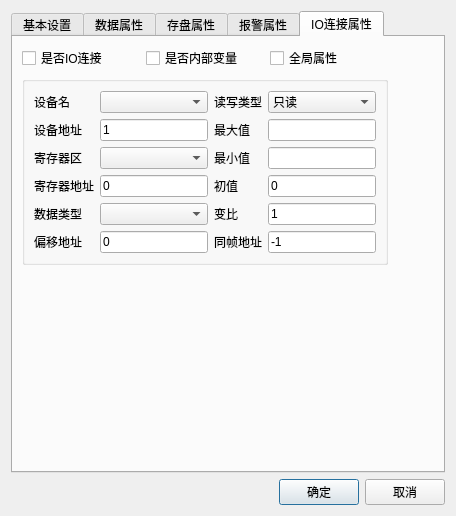
<?xml version="1.0" encoding="UTF-8"?>
<ui version="4.0">
 <class>VariableEditDialog</class>
 <widget class="QDialog" name="VariableEditDialog">
  <property name="geometry">
   <rect>
    <x>0</x>
    <y>0</y>
    <width>465</width>
    <height>466</height>
   </rect>
  </property>
  <property name="windowTitle">
   <string>批量增加变量</string>
  </property>
  <layout class="QVBoxLayout" name="VariableEditDialogLayout">
   <property name="sizeConstraint">
    <enum>QLayout::SetFixedSize</enum>
   </property>
   <item>
    <widget class="QTabWidget" name="tabWidget">
     <property name="currentIndex">
      <number>4</number>
     </property>
     <widget class="QWidget" name="tabBase">
      <attribute name="title">
       <string>基本设置</string>
      </attribute>
      <layout class="QVBoxLayout" name="tabBaseLayout">
       <property name="sizeConstraint">
        <enum>QLayout::SetFixedSize</enum>
       </property>
       <item>
        <widget class="QGroupBox" name="groupBox">
         <property name="minimumSize">
          <size>
           <width>200</width>
           <height>200</height>
          </size>
         </property>
         <property name="title">
          <string>批量增加变量</string>
         </property>
         <layout class="QGridLayout" name="gridLayout_2">
          <property name="sizeConstraint">
           <enum>QLayout::SetFixedSize</enum>
          </property>
          <item row="6" column="0">
           <widget class="QLabel" name="label_4">
            <property name="text">
             <string>单位</string>
            </property>
           </widget>
          </item>
          <item row="6" column="1">
           <widget class="QLineEdit" name="editUnit">
            <property name="text">
             <string>mA</string>
            </property>
           </widget>
          </item>
          <item row="3" column="1">
           <widget class="QLineEdit" name="editBatchNum">
            <property name="text">
             <string>1</string>
            </property>
           </widget>
          </item>
          <item row="3" column="0">
           <widget class="QLabel" name="label_3">
            <property name="text">
             <string>连续个数</string>
            </property>
           </widget>
          </item>
          <item row="2" column="0">
           <widget class="QLabel" name="label">
            <property name="text">
             <string>数据类型</string>
            </property>
           </widget>
          </item>
          <item row="4" column="0">
           <widget class="QLabel" name="label_7">
            <property name="text">
             <string>变量名</string>
            </property>
           </widget>
          </item>
          <item row="5" column="0">
           <widget class="QLabel" name="label_8">
            <property name="text">
             <string>描述</string>
            </property>
           </widget>
          </item>
          <item row="2" column="1">
           <widget class="QComboBox" name="cboDataType">
            <item>
             <property name="text">
              <string>模拟量</string>
             </property>
            </item>
            <item>
             <property name="text">
              <string>数字量</string>
             </property>
            </item>
           </widget>
          </item>
          <item row="3" column="3">
           <widget class="QLabel" name="label_17">
            <property name="text">
             <string>寄存器间隔</string>
            </property>
           </widget>
          </item>
          <item row="3" column="4">
           <widget class="QLineEdit" name="editRegisterSpace">
            <property name="text">
             <string>1</string>
            </property>
           </widget>
          </item>
          <item row="5" column="1" colspan="4">
           <widget class="QLineEdit" name="editDescription">
            <property name="text">
             <string>描述</string>
            </property>
           </widget>
          </item>
          <item row="4" column="1">
           <widget class="QLineEdit" name="editVariableName">
            <property name="text">
             <string>var</string>
            </property>
           </widget>
          </item>
          <item row="3" column="2">
           <spacer name="horizontalSpacer_4">
            <property name="orientation">
             <enum>Qt::Horizontal</enum>
            </property>
            <property name="sizeHint" stdset="0">
             <size>
              <width>40</width>
              <height>20</height>
             </size>
            </property>
           </spacer>
          </item>
         </layout>
        </widget>
       </item>
      </layout>
     </widget>
     <widget class="QWidget" name="tabDataAttribute">
      <attribute name="title">
       <string>数据属性</string>
      </attribute>
      <layout class="QVBoxLayout" name="tabDataAttributeLayout">
       <property name="sizeConstraint">
        <enum>QLayout::SetFixedSize</enum>
       </property>
       <item>
        <widget class="QGroupBox" name="groupBox_2">
         <property name="title">
          <string/>
         </property>
         <layout class="QGridLayout" name="gridLayout">
          <property name="sizeConstraint">
           <enum>QLayout::SetFixedSize</enum>
          </property>
          <item row="1" column="1">
           <widget class="QLineEdit" name="editMaxValue"/>
          </item>
          <item row="1" column="0">
           <widget class="QLabel" name="label_2">
            <property name="text">
             <string>最大值</string>
            </property>
           </widget>
          </item>
          <item row="0" column="0">
           <widget class="QLabel" name="label_5">
            <property name="text">
             <string>读写属性</string>
            </property>
           </widget>
          </item>
          <item row="2" column="0">
           <widget class="QLabel" name="label_6">
            <property name="text">
             <string>初始值</string>
            </property>
           </widget>
          </item>
          <item row="0" column="1">
           <widget class="QComboBox" name="cboAttribute">
            <item>
             <property name="text">
              <string>只读</string>
             </property>
            </item>
            <item>
             <property name="text">
              <string>只写</string>
             </property>
            </item>
            <item>
             <property name="text">
              <string>读写</string>
             </property>
            </item>
           </widget>
          </item>
          <item row="2" column="1">
           <widget class="QLineEdit" name="editInitialValue">
            <property name="text">
             <string>0</string>
            </property>
           </widget>
          </item>
          <item row="2" column="2">
           <widget class="QLabel" name="label_10">
            <property name="text">
             <string>变比</string>
            </property>
           </widget>
          </item>
          <item row="1" column="2">
           <widget class="QLabel" name="label_9">
            <property name="text">
             <string>最小值</string>
            </property>
           </widget>
          </item>
          <item row="1" column="3">
           <widget class="QLineEdit" name="editMinValue"/>
          </item>
          <item row="2" column="3">
           <widget class="QLineEdit" name="editScaleValue">
            <property name="text">
             <string>1</string>
            </property>
           </widget>
          </item>
         </layout>
        </widget>
       </item>
      </layout>
     </widget>
     <widget class="QWidget" name="tabSaveDisk">
      <attribute name="title">
       <string>存盘属性</string>
      </attribute>
      <layout class="QVBoxLayout" name="tabSaveDiskLayout">
       <property name="sizeConstraint">
        <enum>QLayout::SetDefaultConstraint</enum>
       </property>
       <item>
        <layout class="QHBoxLayout" name="horizontalLayout">
         <item>
          <widget class="QCheckBox" name="checkIsSaveDisk">
           <property name="text">
            <string>是否存盘</string>
           </property>
          </widget>
         </item>
         <item>
          <widget class="QCheckBox" name="checkIsGroupSaveDisk">
           <property name="text">
            <string>是否按组存盘</string>
           </property>
          </widget>
         </item>
        </layout>
       </item>
       <item>
        <widget class="QGroupBox" name="groupBox_3">
         <property name="title">
          <string/>
         </property>
         <layout class="QGridLayout" name="gridLayout_3">
          <item row="0" column="1">
           <widget class="QComboBox" name="cboSaveMode">
            <item>
             <property name="text">
              <string>变位存盘</string>
             </property>
            </item>
            <item>
             <property name="text">
              <string>周期存盘</string>
             </property>
            </item>
            <item>
             <property name="text">
              <string>整点存盘</string>
             </property>
            </item>
           </widget>
          </item>
          <item row="1" column="1">
           <widget class="QLineEdit" name="editSaveTime">
            <property name="text">
             <string>10</string>
            </property>
           </widget>
          </item>
          <item row="1" column="0">
           <widget class="QLabel" name="label_12">
            <property name="text">
             <string>存盘时间</string>
            </property>
           </widget>
          </item>
          <item row="0" column="0">
           <widget class="QLabel" name="label_11">
            <property name="text">
             <string>存盘方式</string>
            </property>
           </widget>
          </item>
          <item row="0" column="2">
           <spacer name="horizontalSpacer_2">
            <property name="orientation">
             <enum>Qt::Horizontal</enum>
            </property>
            <property name="sizeHint" stdset="0">
             <size>
              <width>40</width>
              <height>20</height>
             </size>
            </property>
           </spacer>
          </item>
         </layout>
        </widget>
       </item>
       <item>
        <widget class="QCheckBox" name="checkIsDataCkeckSaveDisk">
         <property name="text">
          <string>是否判断存盘数据范围</string>
         </property>
        </widget>
       </item>
       <item>
        <widget class="QGroupBox" name="groupBox_4">
         <property name="title">
          <string/>
         </property>
         <layout class="QGridLayout" name="gridLayout_4">
          <item row="1" column="1">
           <widget class="QLineEdit" name="editHighLimit">
            <property name="text">
             <string>0</string>
            </property>
           </widget>
          </item>
          <item row="2" column="0">
           <widget class="QLabel" name="label_14">
            <property name="text">
             <string>下限</string>
            </property>
           </widget>
          </item>
          <item row="2" column="1">
           <widget class="QLineEdit" name="editLowLimit">
            <property name="text">
             <string>0</string>
            </property>
           </widget>
          </item>
          <item row="1" column="0">
           <widget class="QLabel" name="label_13">
            <property name="text">
             <string>上限</string>
            </property>
           </widget>
          </item>
          <item row="1" column="2">
           <spacer name="horizontalSpacer_3">
            <property name="orientation">
             <enum>Qt::Horizontal</enum>
            </property>
            <property name="sizeHint" stdset="0">
             <size>
              <width>40</width>
              <height>20</height>
             </size>
            </property>
           </spacer>
          </item>
         </layout>
        </widget>
       </item>
      </layout>
     </widget>
     <widget class="QWidget" name="tabAlarm">
      <attribute name="title">
       <string>报警属性</string>
      </attribute>
      <layout class="QVBoxLayout" name="tabAlarmLayout">
       <property name="sizeConstraint">
        <enum>QLayout::SetFixedSize</enum>
       </property>
       <item>
        <widget class="QCheckBox" name="checkIsAlarm">
         <property name="text">
          <string>是否报警</string>
         </property>
        </widget>
       </item>
       <item>
        <widget class="QGroupBox" name="groupBoxDI">
         <property name="title">
          <string/>
         </property>
         <layout class="QGridLayout" name="gridLayout_5">
          <property name="sizeConstraint">
           <enum>QLayout::SetFixedSize</enum>
          </property>
          <item row="2" column="0">
           <widget class="QLabel" name="label_18">
            <property name="text">
             <string>正常态</string>
            </property>
           </widget>
          </item>
          <item row="3" column="0">
           <widget class="QLabel" name="label_19">
            <property name="text">
             <string>报警级别</string>
            </property>
           </widget>
          </item>
          <item row="1" column="0">
           <widget class="QLabel" name="label_16">
            <property name="text">
             <string>0值显示</string>
            </property>
           </widget>
          </item>
          <item row="0" column="1">
           <widget class="QComboBox" name="cboAlarmMode">
            <item>
             <property name="text">
              <string>异常告警</string>
             </property>
            </item>
            <item>
             <property name="text">
              <string>变位告警</string>
             </property>
            </item>
            <item>
             <property name="text">
              <string>正变位告警</string>
             </property>
            </item>
            <item>
             <property name="text">
              <string>负变位告警</string>
             </property>
            </item>
           </widget>
          </item>
          <item row="2" column="2">
           <widget class="QLabel" name="label_22">
            <property name="text">
             <string>1值条件</string>
            </property>
           </widget>
          </item>
          <item row="2" column="1">
           <widget class="QLineEdit" name="editNormalValue">
            <property name="text">
             <string>1</string>
            </property>
           </widget>
          </item>
          <item row="0" column="2">
           <widget class="QLabel" name="label_20">
            <property name="text">
             <string>告警描述</string>
            </property>
           </widget>
          </item>
          <item row="1" column="1">
           <widget class="QLineEdit" name="editFalseShow">
            <property name="text">
             <string>正常</string>
            </property>
           </widget>
          </item>
          <item row="1" column="2">
           <widget class="QLabel" name="label_21">
            <property name="text">
             <string>1值显示</string>
            </property>
           </widget>
          </item>
          <item row="3" column="1">
           <widget class="QLineEdit" name="editAlarmLevel">
            <property name="text">
             <string>0</string>
            </property>
           </widget>
          </item>
          <item row="0" column="0">
           <widget class="QLabel" name="label_15">
            <property name="text">
             <string>告警模式</string>
            </property>
           </widget>
          </item>
          <item row="2" column="3">
           <widget class="QLineEdit" name="editTrueValue">
            <property name="text">
             <string>1</string>
            </property>
           </widget>
          </item>
          <item row="3" column="3">
           <widget class="QComboBox" name="cboAlarmAttribute">
            <item>
             <property name="text">
              <string>显示并存盘</string>
             </property>
            </item>
            <item>
             <property name="text">
              <string>仅显示</string>
             </property>
            </item>
            <item>
             <property name="text">
              <string>仅存盘</string>
             </property>
            </item>
           </widget>
          </item>
          <item row="1" column="3">
           <widget class="QLineEdit" name="editTrueShow">
            <property name="text">
             <string>故障</string>
            </property>
           </widget>
          </item>
          <item row="3" column="2">
           <widget class="QLabel" name="label_23">
            <property name="text">
             <string>告警属性</string>
            </property>
           </widget>
          </item>
          <item row="0" column="3">
           <widget class="QLineEdit" name="editAlarmDescription">
            <property name="text">
             <string>故障</string>
            </property>
           </widget>
          </item>
         </layout>
        </widget>
       </item>
       <item>
        <widget class="QGroupBox" name="groupBoxAI">
         <property name="title">
          <string/>
         </property>
         <layout class="QGridLayout" name="gridLayout_6">
          <property name="sizeConstraint">
           <enum>QLayout::SetFixedSize</enum>
          </property>
          <item row="1" column="0">
           <widget class="QLabel" name="label_25">
            <property name="text">
             <string>上限</string>
            </property>
           </widget>
          </item>
          <item row="0" column="2">
           <widget class="QLabel" name="label_32">
            <property name="text">
             <string>告警属性</string>
            </property>
           </widget>
          </item>
          <item row="2" column="2">
           <widget class="QLabel" name="label_34">
            <property name="text">
             <string>上上限值</string>
            </property>
           </widget>
          </item>
          <item row="4" column="0">
           <widget class="QLabel" name="label_28">
            <property name="text">
             <string>下下限</string>
            </property>
           </widget>
          </item>
          <item row="3" column="1">
           <widget class="QLineEdit" name="editAlarmLShow">
            <property name="text">
             <string>越下限</string>
            </property>
           </widget>
          </item>
          <item row="1" column="2">
           <widget class="QLabel" name="label_33">
            <property name="text">
             <string>上限值</string>
            </property>
           </widget>
          </item>
          <item row="7" column="1">
           <widget class="QLineEdit" name="editAlarmFixValue">
            <property name="text">
             <string>1000</string>
            </property>
           </widget>
          </item>
          <item row="5" column="1">
           <widget class="QLineEdit" name="editAlarmPOffsetShow">
            <property name="text">
             <string>正偏移告警</string>
            </property>
           </widget>
          </item>
          <item row="2" column="1">
           <widget class="QLineEdit" name="editAlarmHHShow">
            <property name="text">
             <string>越上上限</string>
            </property>
           </widget>
          </item>
          <item row="3" column="0">
           <widget class="QLabel" name="label_27">
            <property name="text">
             <string>下限</string>
            </property>
           </widget>
          </item>
          <item row="6" column="0">
           <widget class="QLabel" name="label_30">
            <property name="text">
             <string>负偏</string>
            </property>
           </widget>
          </item>
          <item row="4" column="1">
           <widget class="QLineEdit" name="editAlarmLLShow">
            <property name="text">
             <string>越下下限</string>
            </property>
           </widget>
          </item>
          <item row="3" column="2">
           <widget class="QLabel" name="label_35">
            <property name="text">
             <string>下限值</string>
            </property>
           </widget>
          </item>
          <item row="7" column="0">
           <widget class="QLabel" name="label_31">
            <property name="text">
             <string>额定值</string>
            </property>
           </widget>
          </item>
          <item row="2" column="0">
           <widget class="QLabel" name="label_26">
            <property name="text">
             <string>上上限</string>
            </property>
           </widget>
          </item>
          <item row="5" column="0">
           <widget class="QLabel" name="label_29">
            <property name="text">
             <string>正偏</string>
            </property>
           </widget>
          </item>
          <item row="4" column="2">
           <widget class="QLabel" name="label_36">
            <property name="text">
             <string>下下限值</string>
            </property>
           </widget>
          </item>
          <item row="0" column="0">
           <widget class="QLabel" name="label_24">
            <property name="text">
             <string>告警模式</string>
            </property>
           </widget>
          </item>
          <item row="6" column="2">
           <widget class="QLabel" name="label_38">
            <property name="text">
             <string>负偏值</string>
            </property>
           </widget>
          </item>
          <item row="5" column="2">
           <widget class="QLabel" name="label_37">
            <property name="text">
             <string>正偏值</string>
            </property>
           </widget>
          </item>
          <item row="6" column="1">
           <widget class="QLineEdit" name="editAlarmNOffsetShow">
            <property name="text">
             <string>负偏移告警</string>
            </property>
           </widget>
          </item>
          <item row="0" column="1">
           <widget class="QComboBox" name="cboAIAlarmMode">
            <item>
             <property name="text">
              <string>越线告警</string>
             </property>
            </item>
            <item>
             <property name="text">
              <string>偏移告警</string>
             </property>
            </item>
            <item>
             <property name="text">
              <string>越上限告警</string>
             </property>
            </item>
            <item>
             <property name="text">
              <string>越上上限告警</string>
             </property>
            </item>
            <item>
             <property name="text">
              <string>越下限告警</string>
             </property>
            </item>
            <item>
             <property name="text">
              <string>越下下限告警</string>
             </property>
            </item>
            <item>
             <property name="text">
              <string>正偏移告警</string>
             </property>
            </item>
            <item>
             <property name="text">
              <string>负偏移告警</string>
             </property>
            </item>
            <item>
             <property name="text">
              <string>固定值告警</string>
             </property>
            </item>
           </widget>
          </item>
          <item row="1" column="1">
           <widget class="QLineEdit" name="editAlarmHShow">
            <property name="text">
             <string>越上限</string>
            </property>
           </widget>
          </item>
          <item row="7" column="2">
           <widget class="QLabel" name="label_39">
            <property name="text">
             <string>报警级别</string>
            </property>
           </widget>
          </item>
          <item row="0" column="3">
           <widget class="QComboBox" name="cboAIAlarmAttribute">
            <item>
             <property name="text">
              <string>显示并存盘</string>
             </property>
            </item>
            <item>
             <property name="text">
              <string>仅显示</string>
             </property>
            </item>
            <item>
             <property name="text">
              <string>仅存盘</string>
             </property>
            </item>
           </widget>
          </item>
          <item row="1" column="3">
           <widget class="QLineEdit" name="editAlarmHValue">
            <property name="text">
             <string>1000</string>
            </property>
           </widget>
          </item>
          <item row="2" column="3">
           <widget class="QLineEdit" name="editAlarmHHValue">
            <property name="text">
             <string>10000</string>
            </property>
           </widget>
          </item>
          <item row="3" column="3">
           <widget class="QLineEdit" name="editAlarmLValue">
            <property name="text">
             <string>-1000</string>
            </property>
           </widget>
          </item>
          <item row="4" column="3">
           <widget class="QLineEdit" name="editAlarmLLValue">
            <property name="text">
             <string>-10000</string>
            </property>
           </widget>
          </item>
          <item row="5" column="3">
           <widget class="QLineEdit" name="editAlarmPOffsetValue">
            <property name="text">
             <string>100</string>
            </property>
           </widget>
          </item>
          <item row="6" column="3">
           <widget class="QLineEdit" name="editAlarmNOffsetValue">
            <property name="text">
             <string>100</string>
            </property>
           </widget>
          </item>
          <item row="7" column="3">
           <widget class="QLineEdit" name="editAIAlarmLevel">
            <property name="text">
             <string>0</string>
            </property>
           </widget>
          </item>
         </layout>
        </widget>
       </item>
      </layout>
     </widget>
     <widget class="QWidget" name="tabIOConnect">
      <attribute name="title">
       <string>IO连接属性</string>
      </attribute>
      <layout class="QVBoxLayout" name="tabIOConnectLayout">
       <property name="sizeConstraint">
        <enum>QLayout::SetFixedSize</enum>
       </property>
       <item>
        <layout class="QHBoxLayout" name="horizontalLayout_2">
         <property name="sizeConstraint">
          <enum>QLayout::SetFixedSize</enum>
         </property>
         <item>
          <widget class="QCheckBox" name="chkIsIOConnect">
           <property name="text">
            <string>是否IO连接</string>
           </property>
          </widget>
         </item>
         <item>
          <widget class="QCheckBox" name="chkIsSelfVariable">
           <property name="text">
            <string>是否内部变量</string>
           </property>
          </widget>
         </item>
         <item>
          <widget class="QCheckBox" name="chkGlobal">
           <property name="text">
            <string>全局属性</string>
           </property>
          </widget>
         </item>
        </layout>
       </item>
       <item>
        <widget class="QGroupBox" name="groupBox_5">
         <property name="title">
          <string/>
         </property>
         <layout class="QGridLayout" name="gridLayout_7">
          <property name="sizeConstraint">
           <enum>QLayout::SetFixedSize</enum>
          </property>
          <item row="0" column="0">
           <widget class="QLabel" name="label_40">
            <property name="text">
             <string>设备名</string>
            </property>
           </widget>
          </item>
          <item row="0" column="1">
           <widget class="QComboBox" name="cboDeviceName"/>
          </item>
          <item row="0" column="3">
           <widget class="QComboBox" name="cboTypeReadWrite">
            <item>
             <property name="text">
              <string>只读</string>
             </property>
            </item>
            <item>
             <property name="text">
              <string>只写</string>
             </property>
            </item>
            <item>
             <property name="text">
              <string>读写</string>
             </property>
            </item>
           </widget>
          </item>
          <item row="3" column="1">
           <widget class="QLineEdit" name="editRegisterAddress">
            <property name="text">
             <string>0</string>
            </property>
           </widget>
          </item>
          <item row="0" column="2">
           <widget class="QLabel" name="label_41">
            <property name="text">
             <string>读写类型</string>
            </property>
           </widget>
          </item>
          <item row="1" column="0">
           <widget class="QLabel" name="label_42">
            <property name="text">
             <string>设备地址</string>
            </property>
           </widget>
          </item>
          <item row="1" column="1">
           <widget class="QLineEdit" name="editDeviceAddress">
            <property name="text">
             <string>1</string>
            </property>
           </widget>
          </item>
          <item row="1" column="2">
           <widget class="QLabel" name="label_43">
            <property name="text">
             <string>最大值</string>
            </property>
           </widget>
          </item>
          <item row="1" column="3">
           <widget class="QLineEdit" name="editIOMaxValue"/>
          </item>
          <item row="2" column="0">
           <widget class="QLabel" name="label_44">
            <property name="text">
             <string>寄存器区</string>
            </property>
           </widget>
          </item>
          <item row="2" column="1">
           <widget class="QComboBox" name="cboRegisterSection"/>
          </item>
          <item row="2" column="2">
           <widget class="QLabel" name="label_45">
            <property name="text">
             <string>最小值</string>
            </property>
           </widget>
          </item>
          <item row="2" column="3">
           <widget class="QLineEdit" name="editIOMinValue"/>
          </item>
          <item row="3" column="0">
           <widget class="QLabel" name="label_46">
            <property name="text">
             <string>寄存器地址</string>
            </property>
           </widget>
          </item>
          <item row="3" column="2">
           <widget class="QLabel" name="label_47">
            <property name="text">
             <string>初值</string>
            </property>
           </widget>
          </item>
          <item row="3" column="3">
           <widget class="QLineEdit" name="editIOInitValue">
            <property name="text">
             <string>0</string>
            </property>
           </widget>
          </item>
          <item row="4" column="0">
           <widget class="QLabel" name="label_48">
            <property name="text">
             <string>数据类型</string>
            </property>
           </widget>
          </item>
          <item row="4" column="1">
           <widget class="QComboBox" name="cboIODataType"/>
          </item>
          <item row="4" column="2">
           <widget class="QLabel" name="label_49">
            <property name="text">
             <string>变比</string>
            </property>
           </widget>
          </item>
          <item row="4" column="3">
           <widget class="QLineEdit" name="editIOScale">
            <property name="text">
             <string>1</string>
            </property>
           </widget>
          </item>
          <item row="5" column="0">
           <widget class="QLabel" name="label_50">
            <property name="text">
             <string>偏移地址</string>
            </property>
           </widget>
          </item>
          <item row="5" column="1">
           <widget class="QLineEdit" name="editAddressOffset">
            <property name="text">
             <string>0</string>
            </property>
           </widget>
          </item>
          <item row="5" column="2">
           <widget class="QLabel" name="label_51">
            <property name="text">
             <string>同帧地址</string>
            </property>
           </widget>
          </item>
          <item row="5" column="3">
           <widget class="QLineEdit" name="editAddressInFrame">
            <property name="text">
             <string>-1</string>
            </property>
           </widget>
          </item>
         </layout>
        </widget>
       </item>
      </layout>
     </widget>
    </widget>
   </item>
   <item>
    <layout class="QHBoxLayout" name="horizontalLayout_7">
     <item>
      <spacer name="horizontalSpacer">
       <property name="orientation">
        <enum>Qt::Horizontal</enum>
       </property>
       <property name="sizeHint" stdset="0">
        <size>
         <width>40</width>
         <height>20</height>
        </size>
       </property>
      </spacer>
     </item>
     <item>
      <widget class="QPushButton" name="btnOk">
       <property name="text">
        <string>确定</string>
       </property>
      </widget>
     </item>
     <item>
      <widget class="QPushButton" name="btnCancel">
       <property name="text">
        <string>取消</string>
       </property>
      </widget>
     </item>
    </layout>
   </item>
  </layout>
 </widget>
 <resources/>
 <connections/>
</ui>
